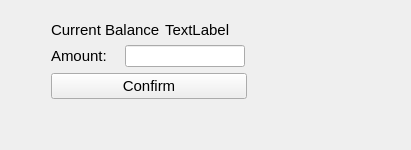
            <widget class="QWidget" name="WithdrawPage">
             <layout class="QGridLayout" name="gridLayout_10">
              <item row="0" column="0">
               <layout class="QGridLayout" name="gridLayout_9">
                <item row="0" column="1">
                 <spacer name="verticalSpacer_8">
                  <property name="orientation">
                   <enum>Qt::Vertical</enum>
                  </property>
                  <property name="sizeType">
                   <enum>QSizePolicy::Expanding</enum>
                  </property>
                  <property name="sizeHint" stdset="0">
                   <size>
                    <width>20</width>
                    <height>10</height>
                   </size>
                  </property>
                 </spacer>
                </item>
                <item row="4" column="1">
                 <spacer name="verticalSpacer_9">
                  <property name="orientation">
                   <enum>Qt::Vertical</enum>
                  </property>
                  <property name="sizeHint" stdset="0">
                   <size>
                    <width>20</width>
                    <height>40</height>
                   </size>
                  </property>
                 </spacer>
                </item>
                <item row="1" column="1">
                 <layout class="QHBoxLayout" name="horizontalLayout">
                  <item>
                   <widget class="QLabel" name="withdraw_currentbalance_label">
                    <property name="sizePolicy">
                     <sizepolicy hsizetype="Maximum" vsizetype="Maximum">
                      <horstretch>0</horstretch>
                      <verstretch>0</verstretch>
                     </sizepolicy>
                    </property>
                    <property name="minimumSize">
                     <size>
                      <width>108</width>
                      <height>18</height>
                     </size>
                    </property>
                    <property name="maximumSize">
                     <size>
                      <width>108</width>
                      <height>18</height>
                     </size>
                    </property>
                    <property name="font">
                     <font>
                      <pointsize>11</pointsize>
                     </font>
                    </property>
                    <property name="text">
                     <string>Current Balance:</string>
                    </property>
                   </widget>
                  </item>
                  <item>
                   <widget class="QLabel" name="withdraw_ammount_label_2">
                    <property name="sizePolicy">
                     <sizepolicy hsizetype="Maximum" vsizetype="Maximum">
                      <horstretch>0</horstretch>
                      <verstretch>0</verstretch>
                     </sizepolicy>
                    </property>
                    <property name="minimumSize">
                     <size>
                      <width>0</width>
                      <height>0</height>
                     </size>
                    </property>
                    <property name="maximumSize">
                     <size>
                      <width>80</width>
                      <height>18</height>
                     </size>
                    </property>
                    <property name="font">
                     <font>
                      <pointsize>11</pointsize>
                     </font>
                    </property>
                    <property name="text">
                     <string>TextLabel</string>
                    </property>
                   </widget>
                  </item>
                 </layout>
                </item>
                <item row="3" column="1">
                 <widget class="QPushButton" name="withdraw_confirm_button">
                  <property name="minimumSize">
                   <size>
                    <width>196</width>
                    <height>26</height>
                   </size>
                  </property>
                  <property name="maximumSize">
                   <size>
                    <width>196</width>
                    <height>26</height>
                   </size>
                  </property>
                  <property name="font">
                   <font>
                    <pointsize>11</pointsize>
                   </font>
                  </property>
                  <property name="text">
                   <string>Confirm</string>
                  </property>
                 </widget>
                </item>
                <item row="2" column="1">
                 <layout class="QHBoxLayout" name="horizontalLayout_3">
                  <item>
                   <widget class="QLabel" name="withdraw_ammount_label">
                    <property name="sizePolicy">
                     <sizepolicy hsizetype="Maximum" vsizetype="Maximum">
                      <horstretch>0</horstretch>
                      <verstretch>0</verstretch>
                     </sizepolicy>
                    </property>
                    <property name="minimumSize">
                     <size>
                      <width>68</width>
                      <height>22</height>
                     </size>
                    </property>
                    <property name="maximumSize">
                     <size>
                      <width>68</width>
                      <height>22</height>
                     </size>
                    </property>
                    <property name="font">
                     <font>
                      <pointsize>11</pointsize>
                     </font>
                    </property>
                    <property name="text">
                     <string>Amount:</string>
                    </property>
                   </widget>
                  </item>
                  <item>
                   <widget class="QLineEdit" name="withdraw_ammount_line">
                    <property name="sizePolicy">
                     <sizepolicy hsizetype="Maximum" vsizetype="Maximum">
                      <horstretch>0</horstretch>
                      <verstretch>0</verstretch>
                     </sizepolicy>
                    </property>
                    <property name="minimumSize">
                     <size>
                      <width>120</width>
                      <height>22</height>
                     </size>
                    </property>
                    <property name="maximumSize">
                     <size>
                      <width>120</width>
                      <height>22</height>
                     </size>
                    </property>
                   </widget>
                  </item>
                 </layout>
                </item>
                <item row="2" column="0">
                 <spacer name="horizontalSpacer_11">
                  <property name="orientation">
                   <enum>Qt::Horizontal</enum>
                  </property>
                  <property name="sizeHint" stdset="0">
                   <size>
                    <width>40</width>
                    <height>20</height>
                   </size>
                  </property>
                 </spacer>
                </item>
                <item row="2" column="2">
                 <spacer name="horizontalSpacer_12">
                  <property name="orientation">
                   <enum>Qt::Horizontal</enum>
                  </property>
                  <property name="sizeHint" stdset="0">
                   <size>
                    <width>40</width>
                    <height>20</height>
                   </size>
                  </property>
                 </spacer>
                </item>
                <item row="2" column="3">
                 <spacer name="horizontalSpacer_21">
                  <property name="orientation">
                   <enum>Qt::Horizontal</enum>
                  </property>
                  <property name="sizeType">
                   <enum>QSizePolicy::Fixed</enum>
                  </property>
                  <property name="sizeHint" stdset="0">
                   <size>
                    <width>113</width>
                    <height>20</height>
                   </size>
                  </property>
                 </spacer>
                </item>
               </layout>
              </item>
             </layout>
            </widget>
